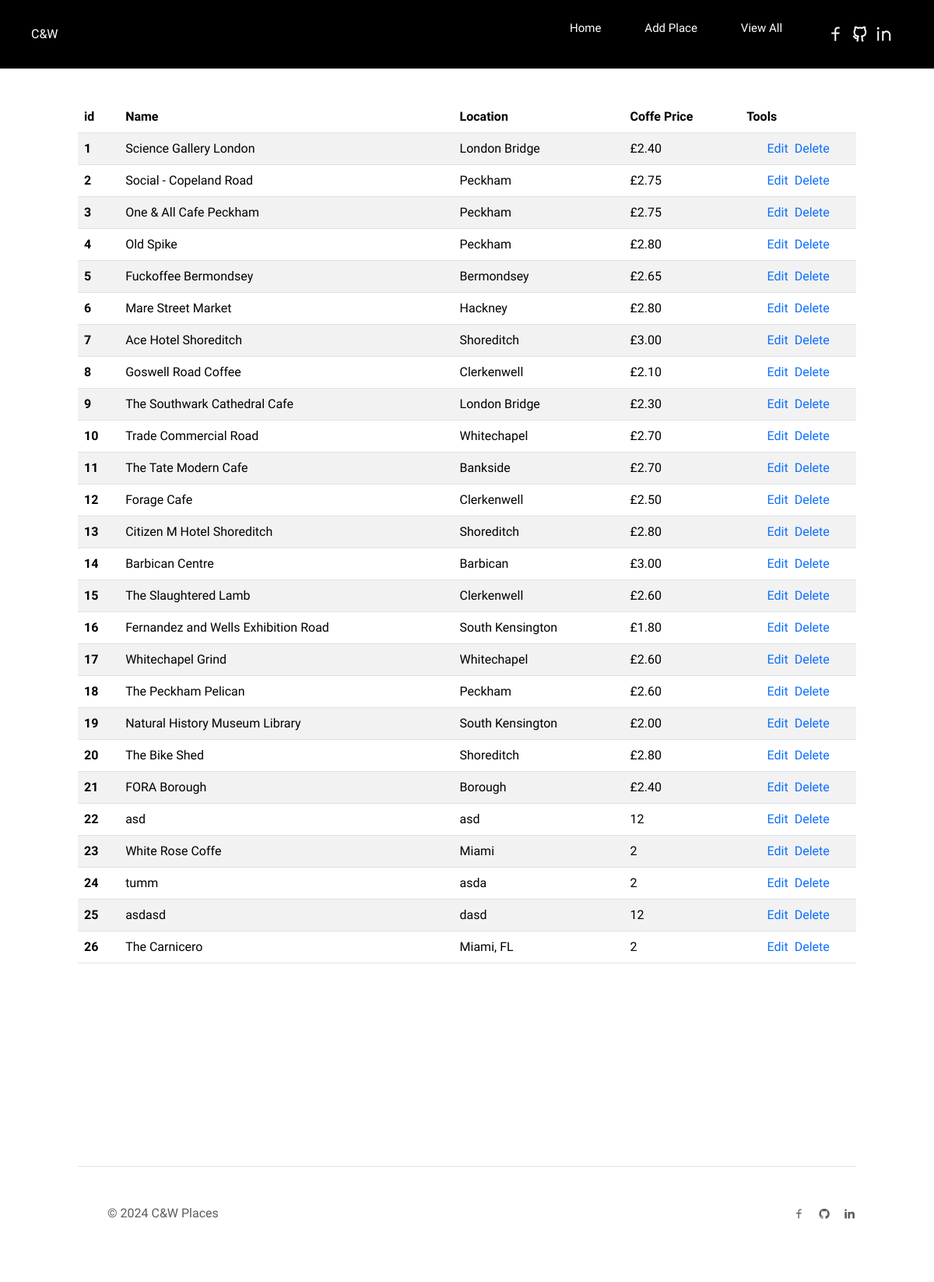
The page /all_places on the database as committed earlier.
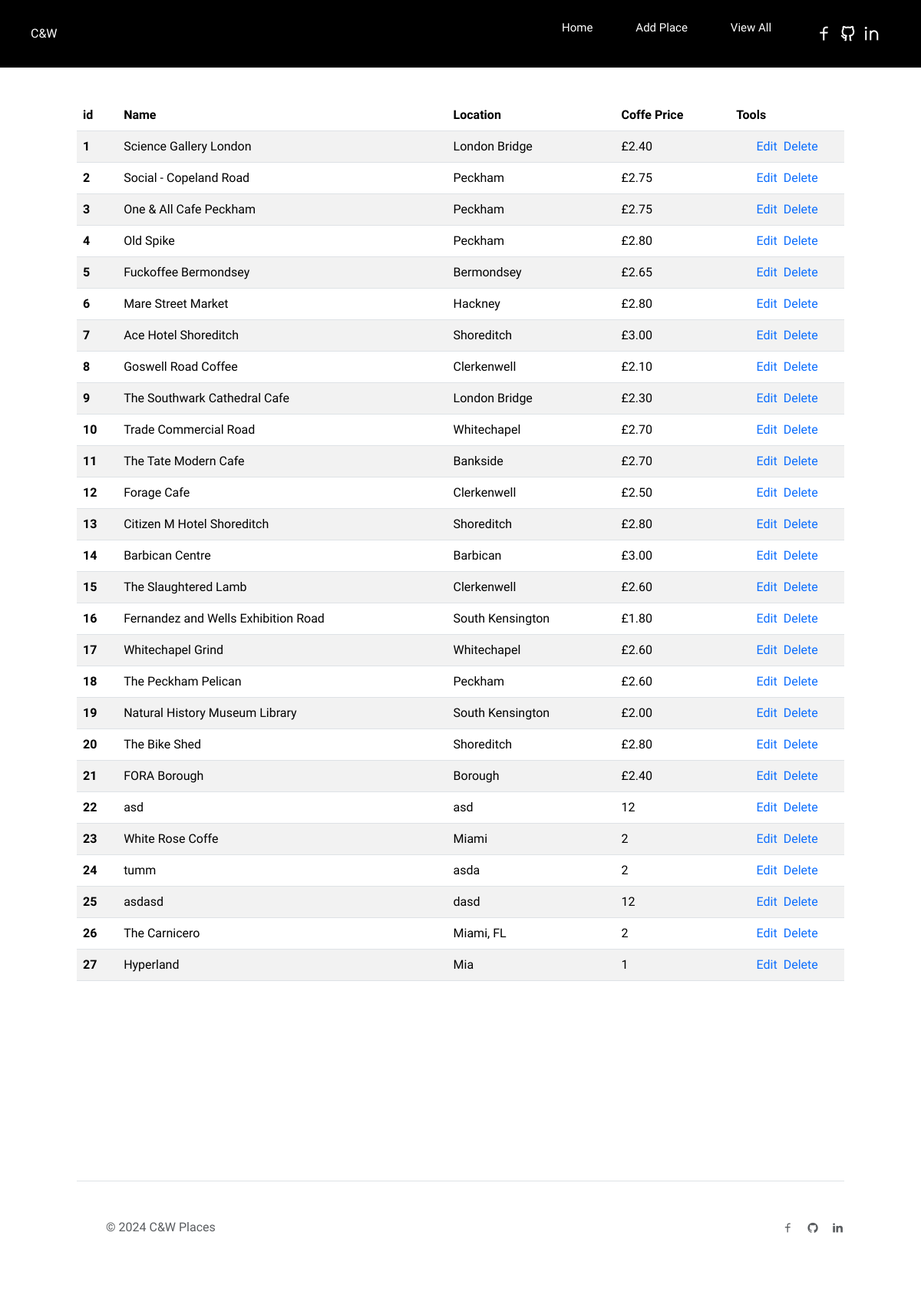
The same page on the database as committed later.
### main.py (models this page shows, shortened)
class Cafe(db.Model):
    id: Mapped[int] = mapped_column(Integer, primary_key=True)
    name: Mapped[str] = mapped_column(String(250), unique=True, nullable=False)
    map_url: Mapped[str] = mapped_column(String(500), nullable=False)
    img_url: Mapped[str] = mapped_column(String(500), nullable=False)
    location: Mapped[str] = mapped_column(String(250), nullable=False)
    seats: Mapped[str] = mapped_column(String(250), nullable=False)
    coffee_price: Mapped[str] = mapped_column(String(250), nullable=True)
    has_toilet: Mapped[bool] = mapped_column(Boolean, nullable=False)
    has_wifi: Mapped[bool] = mapped_column(Boolean, nullable=False)
    has_sockets: Mapped[bool] = mapped_column(Boolean, nullable=False)
    can_take_calls: Mapped[bool] = mapped_column(Boolean, nullable=False)

### main.py (the view)
@app.route('/all_places')
def all_places():
    query = db.session.execute(db.select(Cafe))
    result = query.scalars().all()
    return render_template('all_places.html', places=result)

### templates/all_places.html (shortened to what this page needs)
<!DOCTYPE html>
   <html lang="en">
   <head>
       <link href="https://cdn.jsdelivr.net/npm/bootstrap@5.3.3/dist/css/bootstrap.min.css" rel="stylesheet">
      <link rel="stylesheet" href="https://cdnjs.cloudflare.com/ajax/libs/remixicon/4.2.0/remixicon.min.css">
      <link rel="stylesheet" href="./static/css/style.css">
   </head>
   <body>
      <header class="header" id="header">
          <nav class="nav container">
        <a href="#" class="nav__logo">C&W</a>
        <div class="nav__menu" id="nav-menu">
            <ul class="nav__list">
                <li class="nav__item">
                    <a href="{{ url_for('home') }}" class="nav__link">
                        <span>Home</span>
                    </a>
                </li>
                <li class="nav__item">
                    <a href="{{ url_for('add') }}" class="nav__link">
                        <span>Add Place</span>
                    </a>
                </li>
                <li class="nav__item">
                    <a href="{{ url_for('all_places') }}" class="nav__link">
                        <span>View All</span>
                    </a>
                </li>
            </ul>
            <div class="nav__social-link">
                <a href="https://www.facebook.com/" target="_blank" class="nav__social-link">
                    <i class="ri-facebook-line"></i>
                </a>
                <a href="https://github.com/" target="_blank" class="nav__social-link">
                    <i class="ri-github-line"></i>
                </a>
                <a href="https://www.linkedin.com/" target="_blank" class="nav__social-link">
                    <i class="ri-linkedin-line"></i>
                </a>
            </div>
        </div>
    </nav>
      </header>
      <div class="all">
              <table class="table table-striped">
                  <thead>
                  <tr>
                      <th scope="col" id="id">id</th>
                      <th scope="col" id="name">Name</th>
                      <th scope="col">Location</th>
                      <th scope="col">Coffe Price</th>
                      <th scope="col">Tools</th>
                  </tr>
                  </thead>
                  <tbody>
                  {% for place in places %}
                  <tr>
                      <th scope="row" name="id">{{ place.id }}</th>
                      <td>{{ place.name }}</td>
                      <td>{{ place.location }}</td>
                      <td>{{ place.coffee_price }}</td>
                      <td>
                          <div class="d-grid gap-2 d-md-flex justify-content-md-center">
                              <a href="{{ url_for('edit', id=place.id) }}">Edit</a>
                              <a href="{{ url_for('delete') }}">Delete</a>
                          </div>
                      </td>
                  </tr>
                  {% endfor %}
            </tbody>
        </table>
</div>
      <div class="foo">
          <footer class="d-flex flex-wrap justify-content-between align-items-center py-3 my-4 border-top">
              <div class="col-md-4 d-flex align-items-center">
                  <a href="/" class="mb-3 me-2 mb-md-0 text-body-secondary text-decoration-none lh-1">
                      <svg class="bi" width="30" height="24"><use xlink:href="#bootstrap"></use></svg>
                  </a>
                  <span class="mb-3 mb-md-0 text-body-secondary">© 2024 C&W Places</span>
              </div>
              <ul class="nav col-md-4 justify-content-end list-unstyled d-flex">
                  <li class="ms-3"><a class="text-body-secondary" href="#"><i class="ri-facebook-line"></i></a></li>
                  <li class="ms-3"><a class="text-body-secondary" href="#"><i class="ri-github-fill"></i></a></li>
                  <li class="ms-3"><a class="text-body-secondary" href="#"><i class="ri-linkedin-fill"></i></a></li>
              </ul>
          </footer>
      </div>
   </body>
</html>

### static/css/style.css (style rules this page uses)
:root { --header-height: 3.5rem; --white-color: hsl(0, 0%, 100%); --black-color: hsl(0, 0%, 0%); --body-font: "Montserrat Alternates", sans-serif; --h1-font-size: 1.5rem; --normal-font-size: .938rem; --font-regular: 400; --font-medium: 500; --z-tooltip: 10; --z-fixed: 100; }
@media screen and (min-width: 1150px) { :root { --normal-font-size: 1rem; } }
* { box-sizing: border-box; padding: 0; margin: 0; }
html { scroll-behavior: smooth; }
body { font-family: var(--body-font); font-size: var(--normal-font-size); background-color: var(--white-color); background-image: url(/static/background.jpg); background-repeat: no-repeat; background-size: cover; }
ul { list-style: none; }
a { text-decoration: none; }
.container { max-width: 1120px; margin-inline: 1.5rem; }
.header { position: fixed; width: 100%; top: 0; left: 0; background-color: var(--black-color); z-index: var(--z-fixed); }
.nav { position: relative; height: var(--header-height); display: flex; justify-content: space-between; align-items: center; }
.nav__logo { color: white; font-weight: 500; }
.nav__list, .nav__social { display: flex; }
.nav__list { flex-direction: column; row-gap: 3rem; }
.nav__link { position: relative; color: white; font-size: 1.5rem; font-weight: 500; display: inline-flex; align-items: center; transition: opacity .4s; }
.nav__link span { position: relative; transition: margin .4s; }
.nav__link span::after { content: ''; position: absolute; left: 0; bottom: -6px; width: 0; height: 2px; background-color: white; transition: width .4s ease-out; }
.nav__social-link { color: white; font-size: 1.5rem; transition: transform .4s; }
@media screen and (min-width: 1150px) { .container { margin-inline: auto; } }
@media screen and (min-width: 1150px) { .nav { height: calc(3.5rem + 2rem); } }
@media screen and (min-width: 1150px) { .nav__link { font-size: .938rem; } }
@media screen and (min-width: 1150px) { .nav__list { flex-direction: row; column-gap: 3.5rem; } }
@media screen and (min-width: 1150px) { .nav__menu { display: flex; align-items: center; column-gap: 3.5rem; } }
.foo { margin-top: 20px; padding: 100px; }
.all { margin-top: 30px; padding: 100px; }

Rows that differ between the two databases and show on the page:
added Cafe: id "27", name "Hyperland", location "Mia", coffee_price "1"
